Frame 1 (no input): blank canvas, image omitted
Frame 60 (no input): blank canvas, image omitted
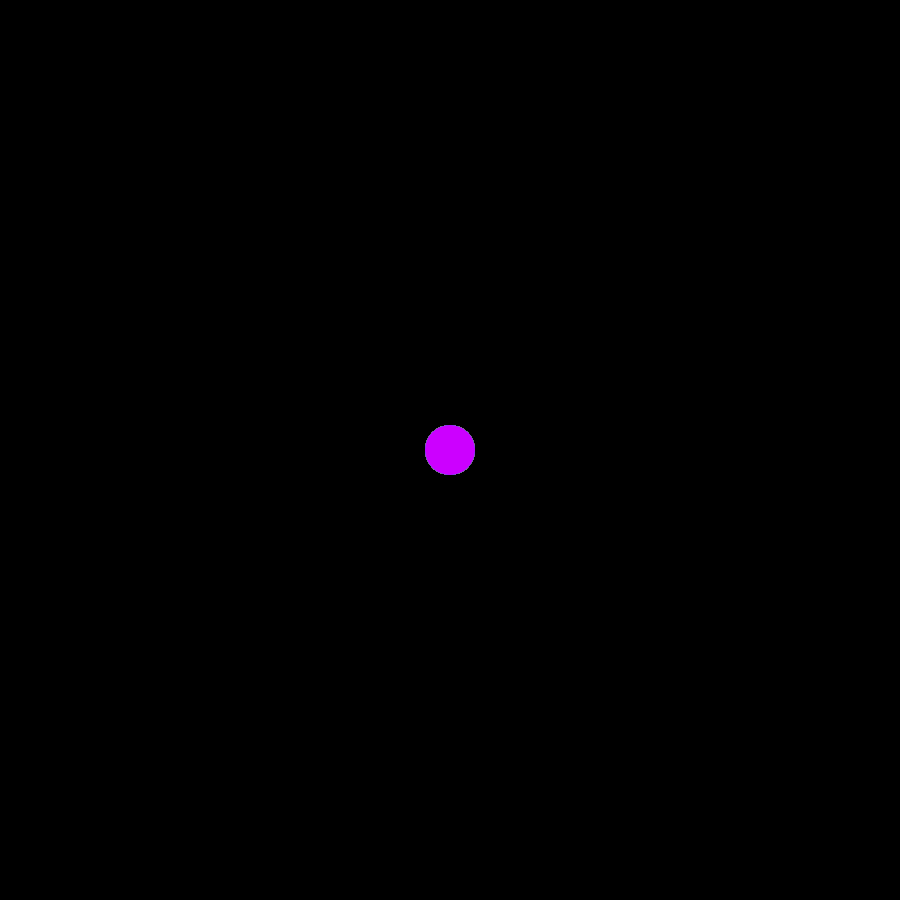
Frame 120 (the mouse pressed at the canvas centre since frame 60)

The p5.js sketch whose frames 1 and 60 were blank and that drew this single picture after the mouse press (run headless with seeded random() and noise() and a simulated clock; from frame 60 on, the mouse is pressed at the canvas centre):

// p5.js sketch
// ── sketch.js
let distance = 1;
let angle = 0;
let amount = 5;
let diameter = 50;
let angleOffset;
let x, y;
let colorOffset = 0;
let colorVar = 0;
let color = 0;

function setup(){
    createCanvas(900, 900);
    noStroke();
    angleMode(DEGREES);
    colorMode(HSL);
}

function draw(){
    translate(width/2, height/2);
    
    if(!mouseIsPressed)
        background(0);

    calcOffsets();
    calcDistAndAngle();
    drawCircles();
}

function drawCircles(){
    for (let i = 0; i < amount; i++) {
        x = cos(angleOffset * i + angle);
        y = sin(angleOffset * i + angle);
        //color = ((colorOffset * i) + colorVar) % 360;
        color = colorOffset * i;
        fill(color, 100, 50, 1);
        circle(x * distance, y * distance, diameter);
    }
    //colorVar = (colorVar + 5) % 360; 
}

function calcOffsets(){
    angleOffset = 360 / amount;
    colorOffset = angleOffset;
}

function calcDistAndAngle(){
    distance = map(mouseX, 0, width, -700, 700);
    angle    = map(mouseY, 0, width, 1, 360);
}

function mouseReleased(){
    amount++;
}

function keyPressed(){
    amount = 5;
}
